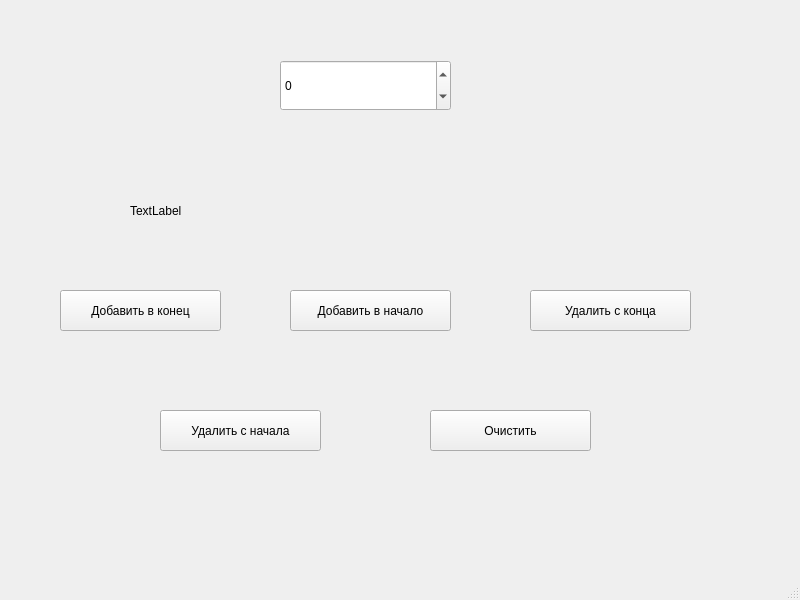
<?xml version="1.0" encoding="UTF-8"?>
<ui version="4.0">
 <class>MainWindow</class>
 <widget class="QMainWindow" name="MainWindow">
  <property name="geometry">
   <rect>
    <x>0</x>
    <y>0</y>
    <width>800</width>
    <height>600</height>
   </rect>
  </property>
  <property name="windowTitle">
   <string>MainWindow</string>
  </property>
  <widget class="QWidget" name="centralwidget">
   <widget class="QSpinBox" name="spinBox">
    <property name="geometry">
     <rect>
      <x>280</x>
      <y>60</y>
      <width>171</width>
      <height>51</height>
     </rect>
    </property>
    <property name="minimum">
     <number>-999</number>
    </property>
    <property name="maximum">
     <number>999</number>
    </property>
   </widget>
   <widget class="QLabel" name="label">
    <property name="geometry">
     <rect>
      <x>130</x>
      <y>190</y>
      <width>501</width>
      <height>41</height>
     </rect>
    </property>
    <property name="styleSheet">
     <string notr="true">font: 500 18pt &quot;Futura&quot;;</string>
    </property>
    <property name="text">
     <string>TextLabel</string>
    </property>
   </widget>
   <widget class="QPushButton" name="pushbackButton">
    <property name="geometry">
     <rect>
      <x>60</x>
      <y>290</y>
      <width>161</width>
      <height>41</height>
     </rect>
    </property>
    <property name="text">
     <string>Добавить в конец</string>
    </property>
   </widget>
   <widget class="QPushButton" name="pushfrontButton">
    <property name="geometry">
     <rect>
      <x>290</x>
      <y>290</y>
      <width>161</width>
      <height>41</height>
     </rect>
    </property>
    <property name="text">
     <string>Добавить в начало</string>
    </property>
   </widget>
   <widget class="QPushButton" name="popbackButton_2">
    <property name="geometry">
     <rect>
      <x>530</x>
      <y>290</y>
      <width>161</width>
      <height>41</height>
     </rect>
    </property>
    <property name="text">
     <string>Удалить с конца</string>
    </property>
   </widget>
   <widget class="QPushButton" name="popfrontButton">
    <property name="geometry">
     <rect>
      <x>160</x>
      <y>410</y>
      <width>161</width>
      <height>41</height>
     </rect>
    </property>
    <property name="text">
     <string>Удалить с начала</string>
    </property>
   </widget>
   <widget class="QPushButton" name="clearButton">
    <property name="geometry">
     <rect>
      <x>430</x>
      <y>410</y>
      <width>161</width>
      <height>41</height>
     </rect>
    </property>
    <property name="text">
     <string>Очистить</string>
    </property>
   </widget>
  </widget>
  <widget class="QMenuBar" name="menubar">
   <property name="geometry">
    <rect>
     <x>0</x>
     <y>0</y>
     <width>800</width>
     <height>37</height>
    </rect>
   </property>
  </widget>
  <widget class="QStatusBar" name="statusbar"/>
 </widget>
 <resources/>
 <connections/>
</ui>
